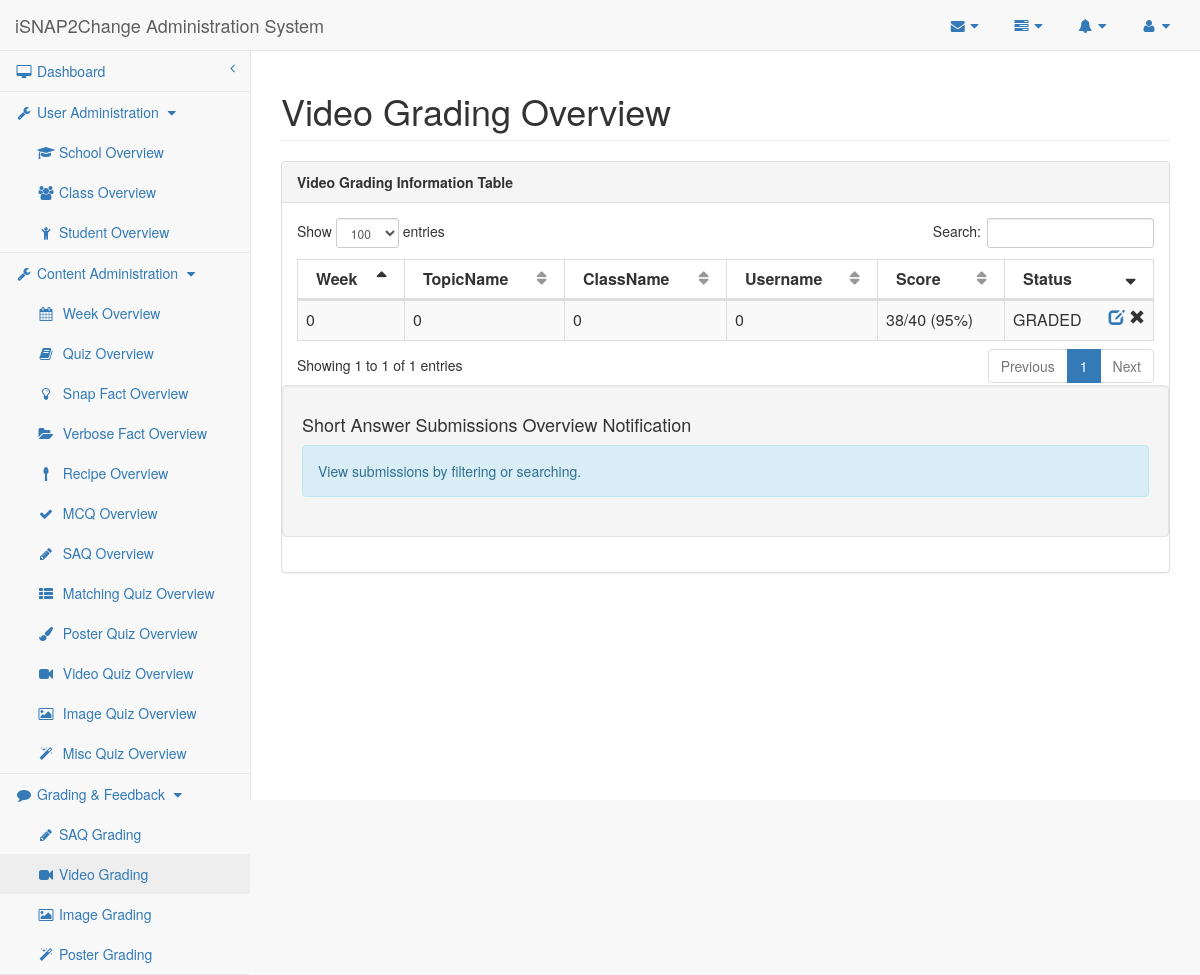
The app's page /researcher/video-grading.php with its own data.
### tables this page shows
CREATE TABLE IF NOT EXISTS `Quiz_Record` (
  QuizID    MEDIUMINT,
  StudentID MEDIUMINT,
  `Status`  ENUM ('UNSUBMITTED', 'UNGRADED', 'GRADED') DEFAULT 'GRADED',
  Viewed    BOOLEAN                                    DEFAULT 0,
  CONSTRAINT Quiz_Record_PK PRIMARY KEY (QuizID, StudentID),
  CONSTRAINT Quiz_Record_QuizID_FK FOREIGN KEY (QuizID)
  REFERENCES Quiz (QuizID)
    ON DELETE CASCADE
    ON UPDATE CASCADE,
  CONSTRAINT Quiz_Record_StudentID_FK FOREIGN KEY (StudentID)
  REFERENCES Student (StudentID)
    ON DELETE CASCADE
    ON UPDATE CASCADE
);

### researcher/video-grading.php (called while the page is built)
<?php
require_once('saq-grading-template.php');
?>

### researcher/researcher-lib.php (called while the page is built, shortened)
<?php
require_once("../mysql-lib.php");
$pageName = basename($_SERVER['SCRIPT_FILENAME'], '.php');
$pageNameForView = getPageNameForView($pageName);
function getPageNameForView($pageName)
{
    if ($pageName == 'mcq')
        $pageNameForView = 'Multiple Choice Quiz';
    else if ($pageName == 'mcq-editor')
        $pageNameForView = 'Multiple Choice Quiz Editor';
    else if (strpos($pageName, 'saq') !== false)
        $pageNameForView = 'SAQ';
    else if (defined('SAQ_LIKE_QUIZ_TYPE')) {
        $pageNameForView = ucfirst(SAQ_LIKE_QUIZ_TYPE) . ' Quiz';
    }
    else if (defined('SAQ_LIKE_SUBMISSION_TYPE')) {
        $pageNameForView = ucfirst(SAQ_LIKE_SUBMISSION_TYPE) . ' Grading';
    }
    else if (in_array(ucwords(str_replace('-', ' ', $pageName)), $GLOBALS['quizTypeArr'])) {
        $pageNameForView = ucwords(str_replace('-', ' ', $pageName)) . " Quiz";
    }
    else
        $pageNameForView = ucwords(str_replace('-', ' ', $pageName));
    return $pageNameForView;
}
?>

### mysql-lib.php (called while the page is built, shortened)
<?php
function db_close(PDO $conn)
{
    $conn = null;
}
function getStuQuizScore(PDO $conn, $quizID, $studentID)
{
    $pointsBySection = array('MCQ', 'Matching', 'Poster', 'Misc');
    $pointsByQuestion = array('SAQ');
    $score = 0;
    $quizTypeSql = "SELECT COUNT(*) FROM Quiz NATURAL JOIN Quiz_Record WHERE QuizID = ? AND StudentID = ? AND `Status`='GRADED'";
    $quizTypeQuery = $conn->prepare($quizTypeSql);
    $quizTypeQuery->execute(array($quizID, $studentID));
    if ($quizTypeQuery->fetchColumn() > 0) {
        $quizTypeSql = "SELECT * FROM Quiz NATURAL JOIN Quiz_Record WHERE QuizID = ? AND StudentID = ? AND `Status`='GRADED'";
        $quizTypeQuery = $conn->prepare($quizTypeSql);
        $quizTypeQuery->execute(array($quizID, $studentID));
        $quizTypeResult = $quizTypeQuery->fetch(PDO::FETCH_OBJ);
        $quizType = $quizTypeResult->QuizType;
        if (in_array($quizType, $pointsBySection)) {
            $pointsSql = "SELECT * FROM Quiz NATURAL JOIN " . $quizType . "_Section WHERE QuizID = ?";
            $pointsQuery = $conn->prepare($pointsSql);
            $pointsQuery->execute(array($quizID));
            $pointsResult = $pointsQuery->fetch(PDO::FETCH_OBJ);
            $score = $pointsResult->Points;
        } else if (in_array($quizType, $pointsByQuestion)) {
            $pointsSql = "SELECT QuizID, StudentID, SUM(Grading) AS SumPoints FROM Quiz NATURAL JOIN SAQ_Section NATURAL JOIN SAQ_Question NATURAL JOIN SAQ_Question_Record WHERE QuizID = ? AND StudentID = ?";
            $pointsQuery = $conn->prepare($pointsSql);
            $pointsQuery->execute(array($quizID, $studentID));
            $pointsResult = $pointsQuery->fetch(PDO::FETCH_OBJ);
            $score = $pointsResult->SumPoints;
        }
    }
    return $score;
}
function getQuizPoints(PDO $conn, $quizID)
{
    $pointsBySection = array('MCQ', 'Matching', 'Poster', 'Misc');
    $pointsByQuestion = array('SAQ', 'Video', 'Image');
    $points = 0;
    $quizTypeSql = "SELECT COUNT(*) FROM Quiz WHERE QuizID = ?";
    $quizTypeQuery = $conn->prepare($quizTypeSql);
    $quizTypeQuery->execute(array($quizID));
    if ($quizTypeQuery->fetchColumn() > 0) {
        $quizTypeSql = "SELECT QuizType FROM Quiz WHERE QuizID = ?";
        $quizTypeQuery = $conn->prepare($quizTypeSql);
        $quizTypeQuery->execute(array($quizID));
        $quizTypeResult = $quizTypeQuery->fetch(PDO::FETCH_OBJ);
        $quizType = $quizTypeResult->QuizType;
        if (in_array($quizType, $pointsBySection)) {
            $pointsSql = "SELECT Points AS SumPoints FROM Quiz NATURAL JOIN " . $quizType . "_Section WHERE QuizID = ?";
        } else if (in_array($quizType, $pointsByQuestion)) {
            $pointsSql = "SELECT SUM(Points) AS SumPoints FROM Quiz NATURAL JOIN SAQ_Section NATURAL JOIN SAQ_Question WHERE QuizID = ?";
        } else {
            throw new Exception("Unexpected Quiz Type. QuizID: " . $quizID);
        }
        $pointsQuery = $conn->prepare($pointsSql);
        $pointsQuery->execute(array($quizID));
        $pointsResult = $pointsQuery->fetch(PDO::FETCH_OBJ);
        if (strlen($pointsResult->SumPoints) > 0) {
            $points = $pointsResult->SumPoints;
        }
    }
    return $points;
}
function getQuizStatus(PDO $conn, $quizID, $studentID)
{
    $statusSql = "SELECT COUNT(*) FROM Quiz_Record
					  WHERE QuizID = ? AND StudentID = ?";
    $statusQuery = $conn->prepare($statusSql);
    $statusQuery->execute(array($quizID, $studentID));
    if ($statusQuery->fetchColumn() == 1) {
        $statusSql = "SELECT `Status` FROM Quiz_Record
						  WHERE QuizID = ? AND StudentID = ?";
        $statusQuery = $conn->prepare($statusSql);
        $statusQuery->execute(array($quizID, $studentID));
        $statusResult = $statusQuery->fetch(PDO::FETCH_OBJ);
        return $statusResult->Status;
    } else {
        return "UNANSWERED";
    }
}
function getSAQLikeSubmissions(PDO $conn, $typeIndicator)
{
    $quizSql = "SELECT * FROM Quiz_Record NATURAL JOIN Quiz NATURAL JOIN Learning_Material NATURAL JOIN Student NATURAL JOIN Class NATURAL JOIN Topic WHERE QuizType = 'SAQ' AND (`Status` = 'UNGRADED' OR `Status` = 'GRADED') AND $typeIndicator ";
    $quizQuery = $conn->prepare($quizSql);
    $quizQuery->execute();
    $quizResult = $quizQuery->fetchAll(PDO::FETCH_OBJ);
    return $quizResult;
}
function getVideoSubmissions(PDO $conn)
{
    return getSAQLikeSubmissions($conn, "Excluded = " . EXCLUDED_VIDEO);
}
?>

### researcher/saq-grading-template.php (the view, shortened to what this page needs)
<?php
require_once("../mysql-lib.php");
require_once("researcher-lib.php");
$columnName = array('QuizID', 'Week', 'StudentID', 'TopicName', 'ClassName', 'Username');
try {
    $conn = db_connect();
} catch (Exception $e) {
    debug_err($e);
}
try {
    if (SAQ_LIKE_SUBMISSION_TYPE == 'saq') {
        $submissionResult = getSAQSubmissions($conn);
    } else if (SAQ_LIKE_SUBMISSION_TYPE == 'video') {
        $submissionResult = getVideoSubmissions($conn);
    } else if (SAQ_LIKE_SUBMISSION_TYPE == 'image') {
        $submissionResult = getImageSubmissions($conn);
    }
} catch (Exception $e) {
    debug_err($e);
}
?>
<!DOCTYPE html>
<html lang="en">
<?php require_once('header-lib.php'); ?>
<body>
<div id="wrapper">
    <?php require_once('navigation.php'); ?>
    <div id="page-wrapper">
        <div class="row">
            <div class="col-lg-12">
                <h1 class="page-header"><?php echo $pageNameForView; ?> Overview</h1>
            </div>
        </div>
        <div class="row">
            <div class="col-lg-12">
                <div class="panel panel-default">
                    <div class="panel-heading">
                        <?php echo $pageNameForView; ?> Information Table
                    </div>
                    <div class="panel-body">
                        <div class="dataTable_wrapper">
                            <table class="table table-striped table-bordered table-hover" id="datatables">
                                <thead>
                                <tr>
                                    <?php for ($i = 0; $i < count($columnName); $i++) { ?>
                                        <th <?php if ($i == 0 || $i == 2) {
                                            echo 'style="display:none"';
                                        } ?>><?php echo $columnName[$i]; ?></th>
                                    <?php } ?>
                                    <th>Score</th>
                                    <th>Status</th>
                                </tr>
                                </thead>
                                <tbody>
                                <?php for ($i = 0; $i < count($submissionResult); $i++) {
                                    $quizID = $submissionResult[$i]->QuizID;
                                    $studentID = $submissionResult[$i]->StudentID; ?>
                                    <tr class="<?php if ($i % 2 == 0) {
                                        echo "odd";
                                    } else {
                                        echo "even";
                                    } ?>">
                                        <?php for ($j = 0; $j < count($columnName); $j++) { ?>
                                            <td <?php if ($j == 0 || $j == 2) {
                                                echo 'style="display:none"';
                                            } ?>>
                                                <?php if (strlen($submissionResult[$i]->$columnName[$j]) > 0) echo $submissionResult[$i]->$columnName[$j]; else echo 0; ?>
                                            </td>
                                        <?php } ?>
                                        <td>
                                            <?php
                                            $status = getQuizStatus($conn, $quizID, $studentID);
                                            if ($status == 'GRADED') {
                                                $stuQuizScore = getStuQuizScore($conn, $quizID, $studentID);
                                                $quizPoints = getQuizPoints($conn, $quizID);
                                                echo $stuQuizScore . '/' . $quizPoints . '  (' . ($stuQuizScore / $quizPoints * 100) . '%)';
                                            } else
                                                echo '-'; ?>
                                        </td>
                                        <td>
                                            <?php
                                            echo $status ?>
                                            <span class="glyphicon glyphicon-remove pull-right"
                                                  aria-hidden="true"></span>
                                            <span class="pull-right" aria-hidden="true">&nbsp;</span>
                                            <a href="saq-grader.php?quizID=<?php echo $quizID ?>&studentID=<?php echo $studentID ?>">
                                                <span class="glyphicon glyphicon-edit pull-right"
                                                      aria-hidden="true"></span></a>
                                        </td>
                                    </tr>
                                <?php } ?>
                                </tbody>
                            </table>
                        </div>
                        <div class="well row">
                            <h4>Short Answer Submissions Overview Notification</h4>
                            <div class="alert alert-info">
                                <p>View submissions by filtering or searching. </p>
                            </div>
                        </div>
                    </div>
                </div>
            </div>
        </div>
    </div>
</div>
<?php require_once('sb-admin-lib.php'); ?>
</body>
</html>

### sb-admin/css/sb-admin-2.css (style rules this page uses)
body { background-color: #f8f8f8; }
#wrapper { width: 100%; }
#page-wrapper { padding: 0 15px; min-height: 568px; background-color: #fff; }
@media (min-width:768px) { #page-wrapper { position: inherit; margin: 0 0 0 250px; padding: 0 30px; border-left: 1px solid #e7e7e7; } }
table.dataTable thead .sorting, table.dataTable thead .sorting_asc, table.dataTable thead .sorting_desc, table.dataTable thead .sorting_asc_disabled, table.dataTable thead .sorting_desc_disabled { background: 0 0; }
table.dataTable thead .sorting_asc:after { content: "\f0de"; float: right; font-family: fontawesome; }
table.dataTable thead .sorting_desc:after { content: "\f0dd"; float: right; font-family: fontawesome; }
table.dataTable thead .sorting:after { content: "\f0dc"; float: right; font-family: fontawesome; color: rgba(50,50,50,.5); }

### researcher/header-lib.php (style rules this page uses)
.panel-heading { font-weight: bold; }

### records on screen
quiz_record: stuQuizScore "38", quizPoints "40", quizPoints "95", status "GRADED"

### other values on screen
$userAdminPageArr[$i] "School"
$userAdminPageArr[$i] "Class"
$userAdminPageArr[$i] "Student"
$contentAdminPageArr[$i] "Week"
$contentAdminPageArr[$i] "Quiz"
$contentAdminPageArr[$i] "Snap Fact"
$contentAdminPageArr[$i] "Verbose Fact"
$contentAdminPageArr[$i] "Recipe"
$contentAdminPageArr[$i] "MCQ"
$contentAdminPageArr[$i] "SAQ"
$contentAdminPageArr[$i] "Matching"
$contentAdminPageArr[$i] "Poster"
$contentAdminPageArr[$i] "Video"
$contentAdminPageArr[$i] "Image"
$contentAdminPageArr[$i] "Misc"
